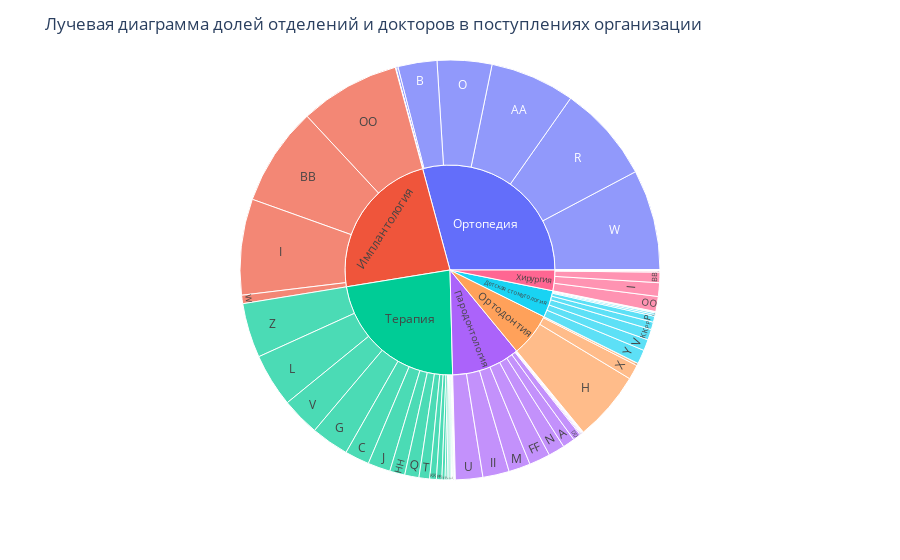

Notebook source saved alongside this figure:
### Code cell
a=df[['Department','Doctor','Income']].loc[df['Department']!='Средства профилактики'].groupby(['Department','Doctor'],as_index=False).sum()
fig=px.sunburst(a,path=['Department','Doctor'],values='Income')
fig.update_layout(title='Лучевая диаграмма долей отделений и докторов в поступлениях организации')
fig.show()

### Figure 1 — Plotly figure (JSON) as saved in the notebook; plotly's stock layout.template omitted (floating-point values rounded to 4 significant figures)
{"data": [{"branchvalues": "total", "domain": {"x": [0, 1], "y": [0, 1]}, "hovertemplate": "labels=%{label}<br>Income=%{value}<br>parent=%{parent}<br>id=%{id}<extra></extra>", "ids": ["Детская стоматология/A", "Пародонтология/A", "Терапия/A", "Ортопедия/AA", "Ортопедия/B", "Имплантология/BB", "Терапия/BB", "Хирургия/BB", "Ортодонтия/C", "Ортопедия/C", "Пародонтология/C", "Терапия/C", "Пародонтология/CC", "Пародонтология/DD", "Терапия/DD", "Детская стоматология/E", "Терапия/E", "Хирургия/E", "Детская стоматология/F", "Детская стоматология/FF", "Пародонтология/FF", "Терапия/FF", "Хирургия/FF", "Пародонтология/G", "Терапия/G", "Ортодонтия/GG", "Ортодонтия/H", "Ортопедия/H", "Терапия/H", "Ортопедия/HH", "Пародонтология/HH", "Терапия/HH", "Имплантология/I", "Терапия/I", "Хирургия/I", "Пародонтология/II", "Терапия/II", "Хирургия/II", "Пародонтология/J", "Терапия/J", "Хирургия/JJ", "Детская стоматология/KK", "Пародонтология/KK", "Терапия/KK", "Пародонтология/L", "Терапия/L", "Пародонтология/M", "Терапия/M", "Хирургия/MM", "Пародонтология/N", "Терапия/N", "Хирургия/NN", "Ортопедия/O", "Детская стоматология/OO", "Имплантология/OO", "Пародонтология/OO", "Хирургия/OO", "Детская стоматология/P", "Пародонтология/P", "Терапия/P", "Детская стоматология/PP", "Пародонтология/PP", "Терапия/PP", "Терапия/Q", "Ортопедия/R", "Терапия/R", "Детская стоматология/RR", "Хирургия/RR", "Ортопедия/T", "Пародонтология/T", "Терапия/T", "Пародонтология/TT", "Детская стоматология/U", "Пародонтология/U", "Терапия/U", "Детская стоматология/V", "Пародонтология/V", "Терапия/V", "Имплантология/W", "Ортопедия/W", "Терапия/W", "Хирургия/W", "Ортодонтия/X", "Ортопедия/X", "Детская стоматология/Y", "Пародонтология/Y", "Терапия/Y", "Детская стоматология/Z", "Терапия/Z", "Хирургия/Z", "Детская стоматология", "Имплантология", "Ортодонтия", "Ортопедия", "Пародонтология", "Терапия", "Хирургия"], "labels": ["A", "A", "A", "AA", "B", "BB", "BB", "BB", "C", "C", "C", "C", "CC", "DD", "DD", "E", "E", "E", "F", "FF", "FF", "FF", "FF", "G", "G", "GG", "H", "H", "H", "HH", "HH", "HH", "I", "I", "I", "II", "II", "II", "J", "J", "JJ", "KK", "KK", "KK", "L", "L", "M", "M", "MM", "N", "N", "NN", "O", "OO", "OO", "OO", "OO", "P", "P", "P", "PP", "PP", "PP", "Q", "R", "R", "RR", "RR", "T", "T", "T", "TT", "U", "U", "U", "V", "V", "V", "W", "W", "W", "W", "X", "X", "Y", "Y", "Y", "Z", "Z", "Z", "Детская стоматология", "Имплантология", "Ортодонтия", "Ортопедия", "Пародонтология", "Терапия", "Хирургия"], "name": "", "parents": ["Детская стоматология", "Пародонтология", "Терапия", "Ортопедия", "Ортопедия", "Имплантология", "Терапия", "Хирургия", "Ортодонтия", "Ортопедия", "Пародонтология", "Терапия", "Пародонтология", "Пародонтология", "Терапия", "Детская стоматология", "Терапия", "Хирургия", "Детская стоматология", "Детская стоматология", "Пародонтология", "Терапия", "Хирургия", "Пародонтология", "Терапия", "Ортодонтия", "Ортодонтия", "Ортопедия", "Терапия", "Ортопедия", "Пародонтология", "Терапия", "Имплантология", "Терапия", "Хирургия", "Пародонтология", "Терапия", "Хирургия", "Пародонтология", "Терапия", "Хирургия", "Детская стоматология", "Пародонтология", "Терапия", "Пародонтология", "Терапия", "Пародонтология", "Терапия", "Хирургия", "Пародонтология", "Терапия", "Хирургия", "Ортопедия", "Детская стоматология", "Имплантология", "Пародонтология", "Хирургия", "Детская стоматология", "Пародонтология", "Терапия", "Детская стоматология", "Пародонтология", "Терапия", "Терапия", "Ортопедия", "Терапия", "Детская стоматология", "Хирургия", "Ортопедия", "Пародонтология", "Терапия", "Пародонтология", "Детская стоматология", "Пародонтология", "Терапия", "Детская стоматология", "Пародонтология", "Терапия", "Имплантология", "Ортопедия", "Терапия", "Хирургия", "Ортодонтия", "Ортопедия", "Детская стоматология", "Пародонтология", "Терапия", "Детская стоматология", "Терапия", "Хирургия", "", "", "", "", "", "", ""], "type": "sunburst", "values": [21173, 532166, 22362, 3731341, 1718722, 4350402, 13557, 460369, 0, 0, 36075, 1076850, 13100, 347114, 13572, 1445, 7692, 49339, 78355, 11202, 930845, 139514, 17109, 1465, 1667906, 103106, 3078413, 14520, 0, 0, 1480, 664905, 4221393, 36981, 599833, 1161034, 40903, 6368, 9900, 990040, 2000, 468379, 17800, 294012, 16265, 2350462, 958136, 72959, 2000, 720626, 26609, 345, 2403410, 1100, 4413962, 0, 661513, 261159, 3800, 89960, 329600, 2600, 238160, 626337, 4286572, 0, 72607, 2545, 98280, 47275, 467688, 345, 9766, 1205034, 56551, 488732, 10300, 1687873, 371450, 4433670, 1750, 12213, 650691, 4000, 620540, 16525, 61590, 16030, 2404339, 1045, 2380088, 13357207, 3832210, 16690515, 6031885, 13052572, 1814679]}], "layout": {"legend": {"tracegroupgap": 0}, "margin": {"t": 60}, "title": {"text": "Лучевая диаграмма долей отделений и докторов в поступлениях организации"}}}
